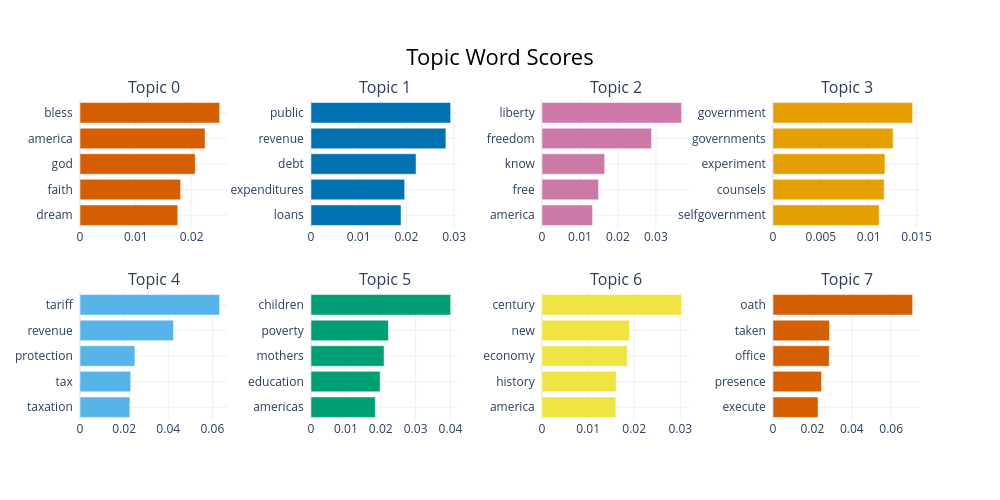

Here is the notebook cell this chart was saved with:
### Code cell
topic_model.visualize_barchart()

### Figure 1 — Plotly figure (JSON) as saved in the notebook; plotly's stock layout.template omitted (floating-point values rounded to 4 significant figures)
{"data": [{"marker": {"color": "#D55E00"}, "orientation": "h", "type": "bar", "x": [0.01751, 0.01802, 0.02064, 0.0224, 0.02501], "xaxis": "x", "y": ["dream  ", "faith  ", "god  ", "america  ", "bless  "], "yaxis": "y"}, {"marker": {"color": "#0072B2"}, "orientation": "h", "type": "bar", "x": [0.01887, 0.01963, 0.02202, 0.02827, 0.02927], "xaxis": "x2", "y": ["loans  ", "expenditures  ", "debt  ", "revenue  ", "public  "], "yaxis": "y2"}, {"marker": {"color": "#CC79A7"}, "orientation": "h", "type": "bar", "x": [0.01332, 0.01489, 0.01652, 0.02885, 0.03678], "xaxis": "x3", "y": ["america  ", "free  ", "know  ", "freedom  ", "liberty  "], "yaxis": "y3"}, {"marker": {"color": "#E69F00"}, "orientation": "h", "type": "bar", "x": [0.01108, 0.01161, 0.01169, 0.01255, 0.01458], "xaxis": "x4", "y": ["selfgovernment  ", "counsels  ", "experiment  ", "governments  ", "government  "], "yaxis": "y4"}, {"marker": {"color": "#56B4E9"}, "orientation": "h", "type": "bar", "x": [0.02262, 0.02296, 0.02488, 0.04237, 0.06329], "xaxis": "x5", "y": ["taxation  ", "tax  ", "protection  ", "revenue  ", "tariff  "], "yaxis": "y5"}, {"marker": {"color": "#009E73"}, "orientation": "h", "type": "bar", "x": [0.01843, 0.01982, 0.02095, 0.02218, 0.04004], "xaxis": "x6", "y": ["americas  ", "education  ", "mothers  ", "poverty  ", "children  "], "yaxis": "y6"}, {"marker": {"color": "#F0E442"}, "orientation": "h", "type": "bar", "x": [0.01603, 0.0161, 0.01848, 0.01902, 0.03029], "xaxis": "x7", "y": ["america  ", "history  ", "economy  ", "new  ", "century  "], "yaxis": "y7"}, {"marker": {"color": "#D55E00"}, "orientation": "h", "type": "bar", "x": [0.02286, 0.02463, 0.02855, 0.02869, 0.07091], "xaxis": "x8", "y": ["execute  ", "presence  ", "office  ", "taken  ", "oath  "], "yaxis": "y8"}], "layout": {"annotations": [{"font": {"size": 16}, "showarrow": false, "text": "Topic 0", "x": 0.0875, "xanchor": "center", "xref": "paper", "y": 1, "yanchor": "bottom", "yref": "paper"}, {"font": {"size": 16}, "showarrow": false, "text": "Topic 1", "x": 0.3625, "xanchor": "center", "xref": "paper", "y": 1, "yanchor": "bottom", "yref": "paper"}, {"font": {"size": 16}, "showarrow": false, "text": "Topic 2", "x": 0.6375, "xanchor": "center", "xref": "paper", "y": 1, "yanchor": "bottom", "yref": "paper"}, {"font": {"size": 16}, "showarrow": false, "text": "Topic 3", "x": 0.9125, "xanchor": "center", "xref": "paper", "y": 1, "yanchor": "bottom", "yref": "paper"}, {"font": {"size": 16}, "showarrow": false, "text": "Topic 4", "x": 0.0875, "xanchor": "center", "xref": "paper", "y": 0.4, "yanchor": "bottom", "yref": "paper"}, {"font": {"size": 16}, "showarrow": false, "text": "Topic 5", "x": 0.3625, "xanchor": "center", "xref": "paper", "y": 0.4, "yanchor": "bottom", "yref": "paper"}, {"font": {"size": 16}, "showarrow": false, "text": "Topic 6", "x": 0.6375, "xanchor": "center", "xref": "paper", "y": 0.4, "yanchor": "bottom", "yref": "paper"}, {"font": {"size": 16}, "showarrow": false, "text": "Topic 7", "x": 0.9125, "xanchor": "center", "xref": "paper", "y": 0.4, "yanchor": "bottom", "yref": "paper"}], "height": 500, "hoverlabel": {"bgcolor": "white", "font": {"family": "Rockwell", "size": 16}}, "showlegend": false, "title": {"font": {"color": "Black", "size": 22}, "text": "Topic Word Scores", "x": 0.5, "xanchor": "center", "yanchor": "top"}, "width": 1000, "xaxis": {"anchor": "y", "domain": [0, 0.175], "showgrid": true}, "xaxis2": {"anchor": "y2", "domain": [0.275, 0.45], "showgrid": true}, "xaxis3": {"anchor": "y3", "domain": [0.55, 0.725], "showgrid": true}, "xaxis4": {"anchor": "y4", "domain": [0.825, 1], "showgrid": true}, "xaxis5": {"anchor": "y5", "domain": [0, 0.175], "showgrid": true}, "xaxis6": {"anchor": "y6", "domain": [0.275, 0.45], "showgrid": true}, "xaxis7": {"anchor": "y7", "domain": [0.55, 0.725], "showgrid": true}, "xaxis8": {"anchor": "y8", "domain": [0.825, 1], "showgrid": true}, "yaxis": {"anchor": "x", "domain": [0.6, 1], "showgrid": true}, "yaxis2": {"anchor": "x2", "domain": [0.6, 1], "showgrid": true}, "yaxis3": {"anchor": "x3", "domain": [0.6, 1], "showgrid": true}, "yaxis4": {"anchor": "x4", "domain": [0.6, 1], "showgrid": true}, "yaxis5": {"anchor": "x5", "domain": [0, 0.4], "showgrid": true}, "yaxis6": {"anchor": "x6", "domain": [0, 0.4], "showgrid": true}, "yaxis7": {"anchor": "x7", "domain": [0, 0.4], "showgrid": true}, "yaxis8": {"anchor": "x8", "domain": [0, 0.4], "showgrid": true}}}
